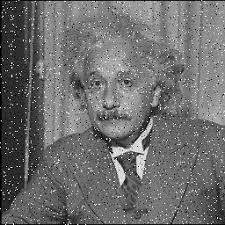
#> input picture Tugas/Foto_noise/Noise1.jfif, 225 x 225 px, found by its file name; its folder holds only this picture in this run
$ jupyter execute Tugas5_Filtering_Noise.ipynb
#> lines starting #> are read from the running program, lines starting #| are printed output that depends on the picture
[cell 1]
#load Librarinya
import numpy as np
import cv2
from matplotlib import pyplot as plt
import os

[cell 2]
folder_path = "D:\Kuliah\Semester 4\Computer Vesion\Tugas\Foto_noise"

# Fungsi Untuk Menampilkan Gambar
def TampilGambar(img,filname):
    plt.imshow(img),plt.title(filname)

# Membuat fungsi untuk menampilkan isi folder nya
def listDir(dir):
    # Ambil isi file yang ada di folder_path
    fileName = os.listdir(dir)
    # Looping fileName nya
    for fileNames in fileName :
        path = os.path.abspath(os.path.join(dir, fileNames))
        img = cv2.imread(path)
#> img is the input picture: shape (225, 225, 3); min 0, max 255, mean 109.5
        Averaging = cv2.blur(img,(10,10))
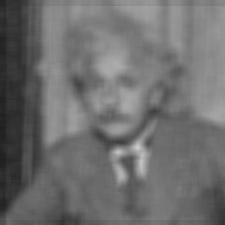
#> Averaging: shape (225, 225, 3); min 32, max 204, mean 109.8
        Gaussian = cv2.GaussianBlur(img,(5,5),10)
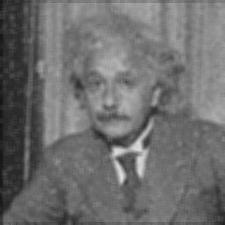
#> Gaussian: shape (225, 225, 3); min 19, max 219, mean 109.9
        Median = cv2.medianBlur(img,(3))
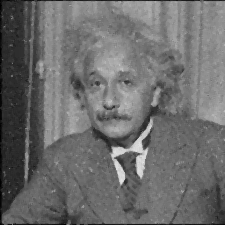
#> Median: shape (225, 225, 3); min 0, max 227, mean 107.9
        Bilateral = cv2.bilateralFilter(img,5,300,150)
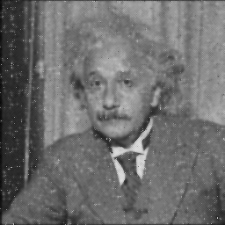
#> Bilateral: shape (225, 225, 3); min 9, max 223, mean 109.2

        plt.subplot(121),TampilGambar(img,'Gambar Original')
        plt.xticks([]),plt.yticks([])
        plt.subplot(122),TampilGambar(Averaging,'Filter dengan Metode Averaging')
        plt.xticks([]),plt.yticks([])
        plt.show()

        plt.subplot(121),TampilGambar(img,'Gambar Original')
        plt.xticks([]),plt.yticks([])
        plt.subplot(122),TampilGambar(Gaussian,'Filter dengan Metode Gaussian')
        plt.xticks([]),plt.yticks([])
        plt.show()

        plt.subplot(121),TampilGambar(img,'Gambar Original')
        plt.xticks([]),plt.yticks([])
        plt.subplot(122),TampilGambar(Median,'Filter dengan Metode Median')
        plt.xticks([]),plt.yticks([])
        plt.show()

        plt.subplot(121),TampilGambar(img,'Gambar Original')
        plt.xticks([]),plt.yticks([])
        plt.subplot(122),TampilGambar(Bilateral,'Filter dengan Metode Bilateral')
        plt.xticks([]),plt.yticks([])
        plt.show()

if __name__ == "__main__" :
    listDir(folder_path)
